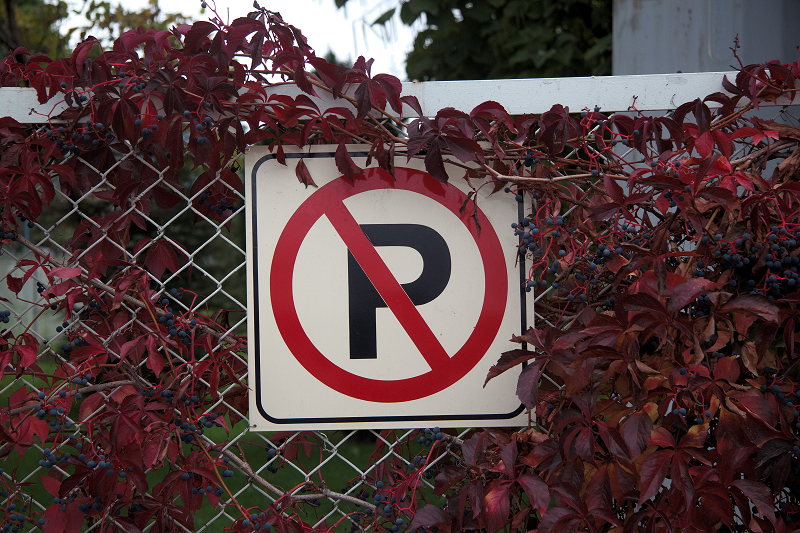
//> input picture Test.png, 800 x 533 px
$ ./main   (built with g++ and OpenCV 4)
//> lines starting //> are read from the running program, lines starting //| are printed output that depends on the picture
#include <iostream>
#include <opencv2/opencv.hpp>

using namespace std;
using namespace cv;

void getHistogram(const Mat &grayImg, Mat &histogram)
{
    int bins = 256;
    int nimages = 1;
    int channels[] = {0};
    Mat mask;
    int dims = 1;
    int histSize[] = { bins };
    float rangeGS[] = {0, 256};
    const float* ranges[] = { rangeGS };
    bool uniform = true;
    bool accumulate = false;
    calcHist(&grayImg,
             nimages,
             channels,
             mask,
             histogram,
             dims,
             histSize,
             ranges,
             uniform,
             accumulate);
}

int main()
{
    Mat image1 = imread("Test.png");
//> image1 is the input picture: 533 rows x 800 cols, CV_8UC3; mean B, G, R 63.6, 62.9, 84.5
    Mat image2 = imread("Test2.png");
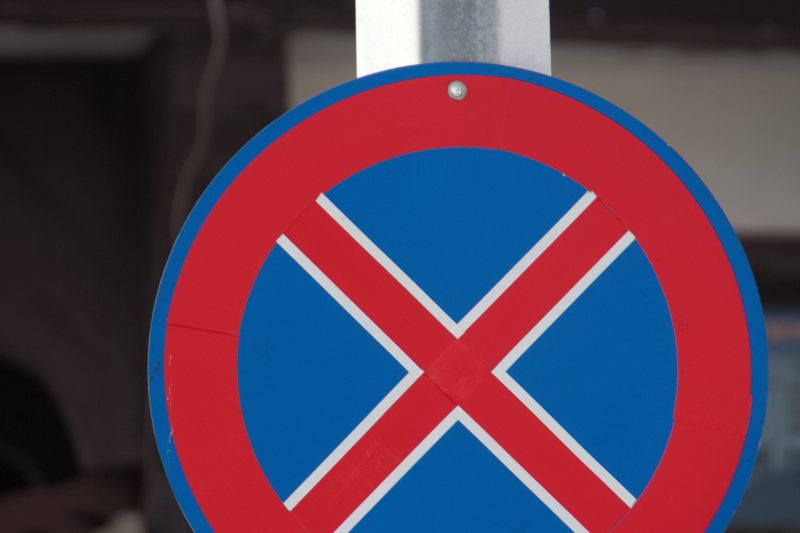
//> input picture Test2.png, 800 x 533 px
//> image2 is the input picture: 533 rows x 800 cols, CV_8UC3; mean B, G, R 84.5, 63, 88.9
    if(image1.empty() || image2.empty())
    {
        cout << "Empty input image!";
        return -1;
    }

    Mat grayImg1, grayImg2, histogram1, histogram2;
    cvtColor(image1, grayImg1, COLOR_BGR2GRAY);
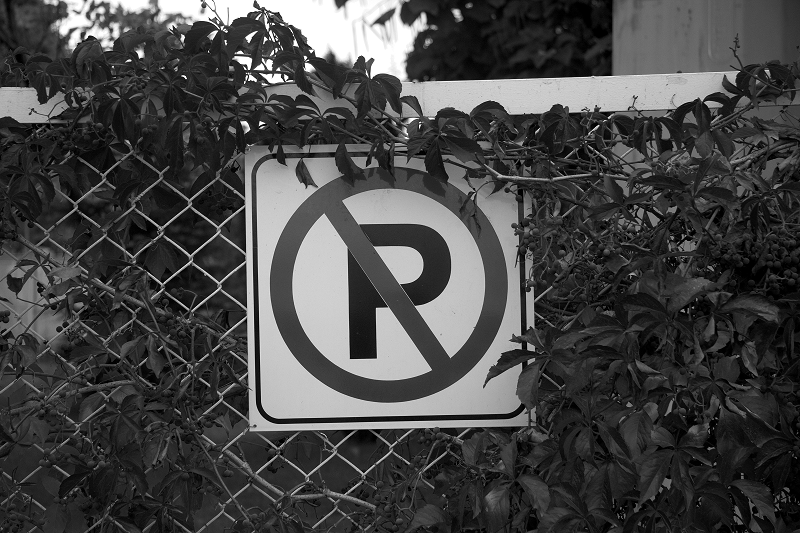
//> grayImg1: 533 rows x 800 cols, CV_8UC1; min 0, max 255, mean 69.5
    cvtColor(image2, grayImg2, COLOR_BGR2GRAY);
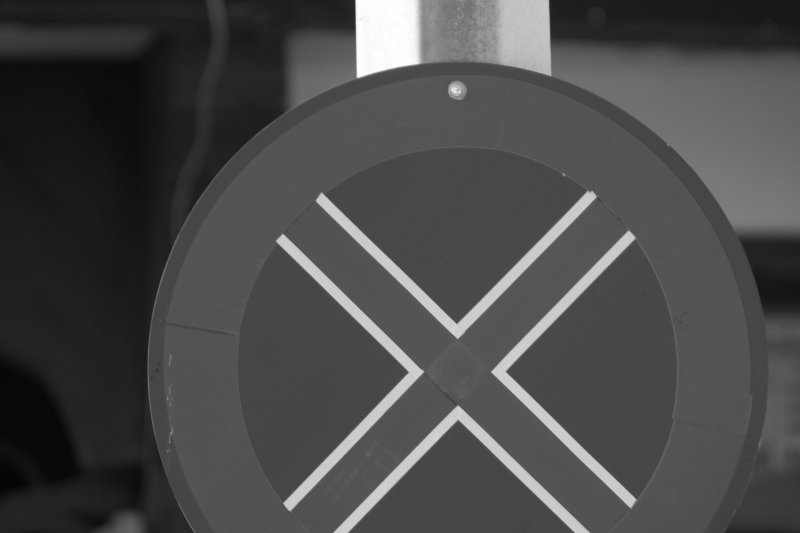
//> grayImg2: 533 rows x 800 cols, CV_8UC1; min 3, max 255, mean 73.2

    getHistogram(grayImg2, histogram1);
//> in getHistogram, `calcHist(&grayImg, nimages, channels, mask, histogram, dims, histSize,..`: mask = empty; histogram = 256 values, max 32687 at index 84, min 0 at index 0, mean 1665.6
//> histogram1 has the same summary as histogram in getHistogram
    getHistogram(grayImg1, histogram2);
//> histogram2 = 256 values, max 7060 at index 39, min 77 at index 250, mean 1665.6

    cout << "HISTCMP_CORREL: " << compareHist(histogram1, histogram2, HISTCMP_CORREL) << endl;
//| HISTCMP_CORREL: 0.205676
    cout << "HISTCMP_CHISQR: " << compareHist(histogram1, histogram2, HISTCMP_CHISQR) << endl;
//| HISTCMP_CHISQR: 1.40169e+06
    cout << "HISTCMP_INTERSECT: " << compareHist(histogram1, histogram2, HISTCMP_INTERSECT) << endl;
//| HISTCMP_INTERSECT: 209524
    cout << "HISTCMP_BHATTACHARYYA: " << compareHist(histogram1, histogram2, HISTCMP_BHATTACHARYYA) << endl;
//| HISTCMP_BHATTACHARYYA: 0.481284
    cout << "HISTCMP_HELLINGER: " << compareHist(histogram1, histogram2, HISTCMP_HELLINGER) << endl;
//| HISTCMP_HELLINGER: 0.481284
    cout << "HISTCMP_CHISQR_ALT: " << compareHist(histogram1, histogram2, HISTCMP_CHISQR_ALT) << endl;
//| HISTCMP_CHISQR_ALT: 613037
    cout << "HISTCMP_KL_DIV: " << compareHist(histogram1, histogram2, HISTCMP_KL_DIV) << endl;
//| HISTCMP_KL_DIV: 498639

    return 0;
}
